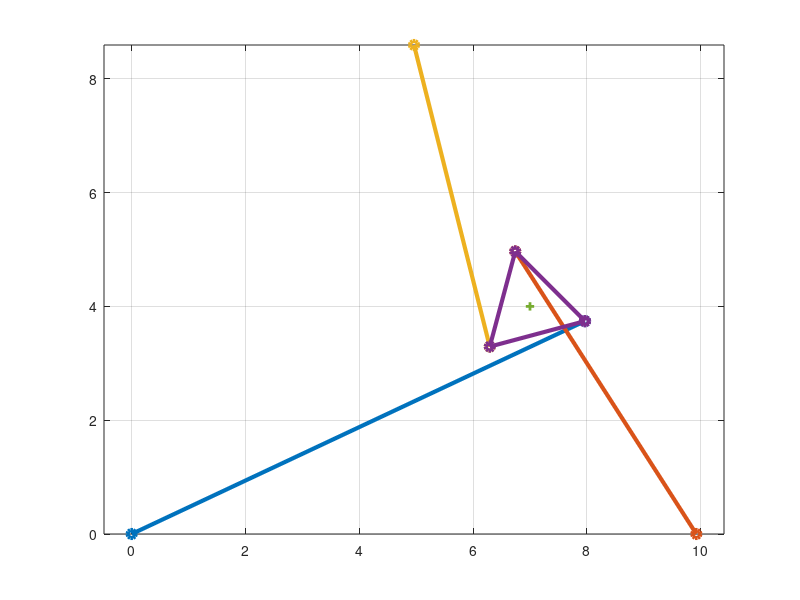

This figure's MATLAB source:
% global parameters

D = 9.9231;
d = 1;

O = [0 0]';
A_1 = [0 0]';
A_2 = [D 0]';
A_3 = [D*1/2 D*sqrt(3)/2]';

% input = [x, y, phi]

x = 7;
y = 4;
phi = 3*pi/4;

% inverse kinematics

B_1 = [x+d*cos(phi-5*pi/6) y+d*sin(phi-5*pi/6)]';
B_2 = [x+d*cos(phi-pi/6) y+d*sin(phi-pi/6)]';
B_3 = [x+d*cos(phi+pi/2) y+d*sin(phi+pi/2)]';

P = [x y]';

% output = [rho_1 rho_2 rho_3]

rho_1 = norm(B_1 - A_1)
rho_2 = norm(B_2 - A_2)
rho_3 = norm(B_3 - A_3)

% jacobian

E = [0, -1; 1, 0];

v_1 = (B_1-A_1)/norm(B_1-A_1);
v_2 = (B_2-A_2)/norm(B_2-A_2);
v_3 = (B_3-A_3)/norm(B_3-A_3);

% paralel Jacobian

A = [(v_1)',-(v_1)'*E*(P-B_1); ...
     (v_2)',-(v_2)'*E*(P-B_2); ...
     (v_3)',-(v_3)'*E*(P-B_3)]
     
if(det(A) == 0)
  disp('Paralel singularity');
end

% serial Jacobian 
B = eye(3)

% condition

J = pinv(A)*B;
cond(J)

% draw

figure(1);
% plot([A_1(1) A_2(1) A_3(1) A_1(1)],[A_1(2) A_2(2) A_3(2) A_1(2)], "-o", "linewidth", 3); hold on;
plot([A_1(1) B_1(1)],[A_1(2) B_1(2)], '-o', 'linewidth', 3); hold on;
plot([A_2(1) B_2(1)],[A_2(2) B_2(2)], '-o', 'linewidth', 3); hold on;
plot([A_3(1) B_3(1)],[A_3(2) B_3(2)], '-o', 'linewidth', 3); hold on;
plot([B_1(1) B_2(1) B_3(1) B_1(1)],[B_1(2) B_2(2) B_3(2) B_1(2)], '-o', 'linewidth', 3);
plot([P(1)],[P(2)], '-+', 'linewidth', 2); hold on;
axis equal;
grid on;